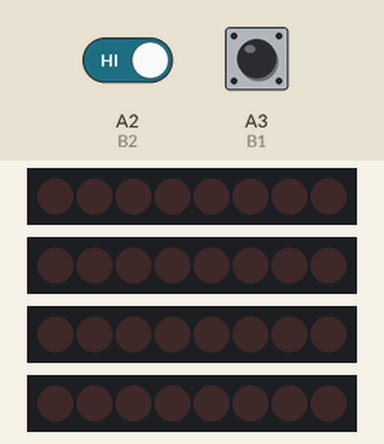
The sketch below on a simulated Arduino Uno, built with avr-gcc and run on an emulated ATmega328P. Shown: 4 × 8 shift-register outputs drawn as a row of LEDs (first output left, lit = HIGH). Wiring (inferred from the names in the program): 4 × shift register (74HC595): data pin 2, shift clock pin 3, latch pin 4 / data A4, shift clock pin 9 / data pin 8, shift clock pin 7 / data pin 10, shift clock pin 6. Wiring (inferred from the signals the program sends): 4 × row of LEDs: on Q0, Q1, Q2, Q3, Q4, Q5, Q6, Q7 / on Q0, Q1, Q2, Q3, Q4, Q5, Q6, Q7 / on Q0, Q1, Q2, Q3, Q4, Q5, Q6, Q7 / on Q0, Q1, Q2, Q3, Q4, Q5, Q6, Q7. The test bench sets the inputs (shaded band); at power-on: A2 (B2) HIGH, A3 (B1) HIGH.

Above: at 1.2 s.
1.3 s: A2 (B2) driven LOW
At 1.75 s:
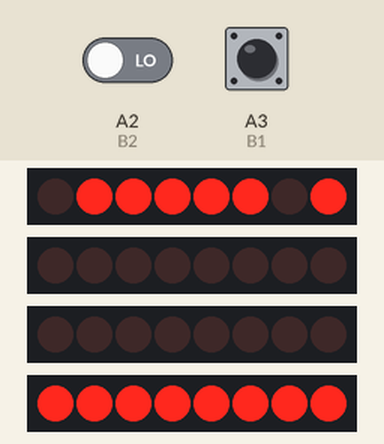
At 2.45 s:
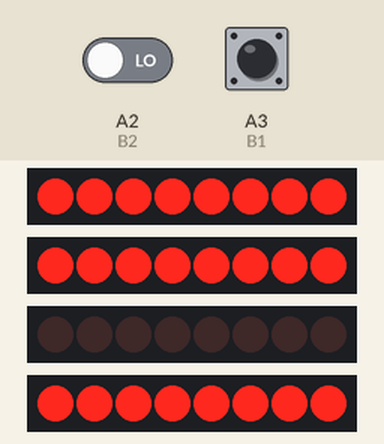
Timing chart, 0 to 8.8 s (numbered marks = the images above; inputs shaded):
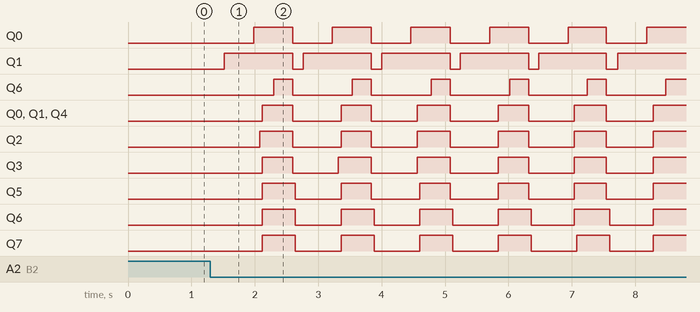

Measured:
- after the input at 1.3 s, Q0: alternates HIGH for 0.62 s and LOW for 0.62 s, starting after 0.68 s; Q1: alternates HIGH for 1.1 s and LOW for 0.16 s, starting after 0.22 s

The sketch:

snake.ino
```cpp
#include <Arduino.h>

// Rows
#define R1 8
#define R2 6 //shift
#define R3 A4
#define R4 0 //shift
#define R5 11
#define R6 A5
#define R7 1 //shift
#define R8 9
// Cols
#define C1 7 //shift
#define C2 2 //shift
#define C3 3 //shift
#define C4 7
#define C5 10
#define C6 6
#define C7 5 //shift
#define C8 4 //shift

#define B1 A3
#define B2 A2

unsigned char table[8][8] = {
  0,0,0,0,0,0,0,0,
  0,0,0,0,0,0,0,0,
  0,0,0,0,0,0,0,0,
  0,0,0,0,0,0,0,0,
  0,0,0,0,0,0,0,0,
  0,0,0,0,0,0,0,0,
  0,0,0,0,0,0,0,0,
  0,0,0,0,0,0,0,0,
};

int datapin = 2;
int clockpin = 3;
int latchpin = 4;
byte data = 0;
int speed = 30;

void setup() {
  //shift register
  pinMode(datapin, INPUT);
  pinMode(clockpin, OUTPUT);
  pinMode(latchpin, OUTPUT);
  //rows
  pinMode(R1, OUTPUT);
  pinMode(R2, OUTPUT);
  pinMode(R3, OUTPUT);
  pinMode(R4, OUTPUT);
  pinMode(R5, OUTPUT);
  pinMode(R6, OUTPUT);
  pinMode(R7, OUTPUT);
  pinMode(R8, OUTPUT);
  //cols
  pinMode(C1, OUTPUT);
  pinMode(C2, OUTPUT);
  pinMode(C3, OUTPUT);
  pinMode(C4, OUTPUT);
  pinMode(C5, OUTPUT);
  pinMode(C6, OUTPUT);
  pinMode(C7, OUTPUT);
  pinMode(C8, OUTPUT);
  //buttons
  pinMode(B1, INPUT);
  pinMode(B2, INPUT);
}

// write to shift register outputs
void shiftWrite(int desiredPin, boolean desiredState) {
  pinMode(datapin, OUTPUT);
  bitWrite(data,desiredPin,desiredState);
  shiftOut(datapin, clockpin, MSBFIRST, data);
  digitalWrite(latchpin, HIGH);
  digitalWrite(latchpin, LOW);
  pinMode(datapin, INPUT);
}

// clear display
void Clear() {
  digitalWrite(R1, LOW);
  shiftWrite(R2, false);
  digitalWrite(R3, LOW);
  shiftWrite(R4, false);
  digitalWrite(R5, LOW);
  digitalWrite(R6, LOW);
  shiftWrite(R7, false);
  digitalWrite(R8, LOW);

  shiftWrite(C1, true);
  shiftWrite(C2, true);
  shiftWrite(C3, true);
  digitalWrite(C4, HIGH);
  digitalWrite(C5, HIGH);
  digitalWrite(C6, HIGH);
  shiftWrite(C7, true);
  shiftWrite(C8, true);
}

// set all elements of table to 0
void ClearTable() {
  for (int i = 0 ; i < 8 ; i++) {
    for (int j = 0 ; j < 8 ; j++) {
      table[i][j] = 0;
    }
  }
}

void loop() {
  int b1 = digitalRead(B1);
  int b2 = digitalRead(B2);
  if (b1 == LOW && b2 == LOW) {
    for (int i = 0 ; i < 8 ; i++) {
      for (int j = 0 ; j < 8 ; j++) {
        for (int k = 0 ; k < speed ; k++) {
          int points[1][2] = {i, j};
          drawPoints(table, points, 1);
        }
        Display(table);
        //ClearTable();
      }
    }
    ClearTable();
  }
  if (b1 == HIGH && b2 == LOW) {
    for (int i = 7 ; i >= 0 ; i--) {
      for (int j = 0 ; j < 8 ; j++) {
        for (int k = 0 ; k < speed ; k++) {
          int points[1][2] = {i, j};
          drawPoints(table, points, 1);
        }
        Display(table);
        //ClearTable();
      }
    }
    ClearTable();
  }
  if (b1 == HIGH && b2 == HIGH) {
    // for (int i = 7 ; i >= 0 ; i--) {
    //   for (int j = 7 ; j >= 0 ; j--) {
    //     for (int k = 0 ; k < speed ; k++) {
    //       int points[1][2] = {i, j};
    //       drawPoints(table, points, 1);
    //     }
    //     Display(table);
    //     //ClearTable();
    //   }
    // }
    ClearTable();
  }
  if (b1 == LOW && b2 == HIGH) {
    for (int i = 0 ; i < 8 ; i++) {
      for (int j = 7 ; j >= 0 ; j--) {
        for (int k = 0 ; k < speed ; k++) {
          int points[1][2] = {i, j};
          drawPoints(table, points, 1);
        }
        Display(table);
        //ClearTable();
      }
    }
    ClearTable();
  }
}

// add points to draw
void drawPoints(unsigned char dat[8][8], int points[][2], int n) {
  for (int i = 0 ; i < n ; i++) {
    int x = points[i][0];
    int y = points[i][1];
    dat[x][y] = 1;
  }
}

// display function
void Display(unsigned char dat[8][8]) {
  int delayTime = 1;

  shiftWrite(C1, false); //select 1th col
  digitalWrite(R1, dat[0][0]);
  shiftWrite(R2, dat[1][0] == 1);
  digitalWrite(R3, dat[2][0]);
  shiftWrite(R4, dat[3][0] == 1);
  digitalWrite(R5, dat[4][0]);
  digitalWrite(R6, dat[5][0]);
  shiftWrite(R7, dat[6][0] == 1);
  digitalWrite(R8, dat[7][0]);
  delay(delayTime); //Wait LED is lit.
  Clear();  //Clear shadow

  shiftWrite(C2, false); //select 2th col
  digitalWrite(R1, dat[0][1]);
  shiftWrite(R2, dat[1][1] == 1);
  digitalWrite(R3, dat[2][1]);
  shiftWrite(R4, dat[3][1] == 1);
  digitalWrite(R5, dat[4][1]);
  digitalWrite(R6, dat[5][1]);
  shiftWrite(R7, dat[6][1] == 1);
  digitalWrite(R8, dat[7][1]);
  delay(delayTime);
  Clear();

  shiftWrite(C3, false); //select 3th col
  digitalWrite(R1, dat[0][2]);
  shiftWrite(R2, dat[1][2] == 1);
  digitalWrite(R3, dat[2][2]);
  shiftWrite(R4, dat[3][2] == 1);
  digitalWrite(R5, dat[4][2]);
  digitalWrite(R6, dat[5][2]);
  shiftWrite(R7, dat[6][2] == 1);
  digitalWrite(R8, dat[7][2]);
  delay(delayTime);
  Clear();

  digitalWrite(C4,LOW); //select 4th col
  digitalWrite(R1, dat[0][3]);
  shiftWrite(R2, dat[1][3] == 1);
  digitalWrite(R3, dat[2][3]);
  shiftWrite(R4, dat[3][3] == 1);
  digitalWrite(R5, dat[4][3]);
  digitalWrite(R6, dat[5][3]);
  shiftWrite(R7, dat[6][3] == 1);
  digitalWrite(R8, dat[7][3]);
  delay(delayTime);
  Clear();

  digitalWrite(C5,LOW); //select 5th col
  digitalWrite(R1, dat[0][4]);
  shiftWrite(R2, dat[1][4] == 1);
  digitalWrite(R3, dat[2][4]);
  shiftWrite(R4, dat[3][4] == 1);
  digitalWrite(R5, dat[4][4]);
  digitalWrite(R6, dat[5][4]);
  shiftWrite(R7, dat[6][4] == 1);
  digitalWrite(R8, dat[7][4]);
  delay(delayTime);
  Clear();

  digitalWrite(C6,LOW); //select 6th col
  digitalWrite(R1, dat[0][5]);
  shiftWrite(R2, dat[1][5] == 1);
  digitalWrite(R3, dat[2][5]);
  shiftWrite(R4, dat[3][5] == 1);
  digitalWrite(R5, dat[4][5]);
  digitalWrite(R6, dat[5][5]);
  shiftWrite(R7, dat[6][5] == 1);
  digitalWrite(R8, dat[7][5]);
  delay(delayTime);
  Clear();

  shiftWrite(C7, false); //select 7th col
  digitalWrite(R1, dat[0][6]);
  shiftWrite(R2, dat[1][6] == 1);
  digitalWrite(R3, dat[2][6]);
  shiftWrite(R4, dat[3][6] == 1);
  digitalWrite(R5, dat[4][6]);
  digitalWrite(R6, dat[5][6]);
  shiftWrite(R7, dat[6][6] == 1);
  digitalWrite(R8, dat[7][6]);
  delay(delayTime);
  Clear();

  shiftWrite(C8, false); //select 8th col
  digitalWrite(R1, dat[0][7]);
  shiftWrite(R2, dat[1][7] == 1);
  digitalWrite(R3, dat[2][7]);
  shiftWrite(R4, dat[3][7] == 1);
  digitalWrite(R5, dat[4][7]);
  digitalWrite(R6, dat[5][7]);
  shiftWrite(R7, dat[6][7] == 1);
  digitalWrite(R8, dat[7][7]);
  delay(delayTime);
  Clear();
}
```
